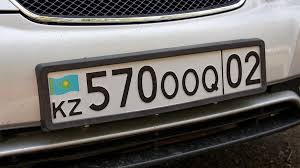
#> input picture cars/1.jpg, 300 x 168 px
$ python main.py
#> lines starting #> are read from the running program, lines starting #| are printed output that depends on the picture
import matplotlib.pyplot as plt
import pytesseract
import cv2
pytesseract.pytesseract.tesseract_cmd = r'C:\Program Files\Tesseract-OCR\tesseract.exe'

def open_img(img_path):
#> called with img_path = 'cars/1.jpg'
    carplate_img = cv2.imread(img_path)
#> carplate_img is the input picture: shape (168, 300, 3); mean B, G, R 101.9, 104.9, 108.1
    carplate_img = cv2.cvtColor(carplate_img, cv2.COLOR_BGR2RGB)
    plt.imshow(carplate_img)
    #plt.show()

    return carplate_img

def carplate_extract(image, carplate_haar_cascade):
    carplate_rects = carplate_haar_cascade.detectMultiScale(image, scaleFactor=1.1, minNeighbors=5) # can be configured
#> carplate_rects = [[46, 44, 221, 74]]

    for x, y, w, h in carplate_rects:
        carplate_img = image[y+10:y+h, x+15:x+w-20] # can be configured
#> this loop made 1 pass
#> pass 1, in carplate_extract, `carplate_img = image[y+10:y+h, x+15:x+w-20]`:
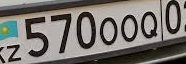
#> carplate_img: shape (64, 186, 3); mean R, G, B 120.5, 116.7, 111.6

    return carplate_img

def enlarge_img(image, scale_percent):
#> called with scale_percent = 150
    width = int(image.shape[1]*scale_percent/100)
#> width = 279
    height = int(image.shape[0] * scale_percent / 100)
#> height = 96
    dim = (width, height)
#> dim = (279, 96)
    plt.axis('off')
    resized_image = cv2.resize(image, dim, interpolation = cv2.INTER_AREA)
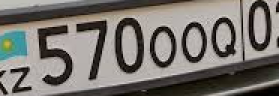
#> resized_image: shape (96, 279, 3); mean R, G, B 120.7, 116.8, 111.7

    return resized_image

def main():
    carplate_img_rgb = open_img(img_path='cars/1.jpg')
    carplate_haar_cascade = cv2.CascadeClassifier('haar_cascades/haarcascade_plate_number.xml')

    carplate_extract_img = carplate_extract(carplate_img_rgb, carplate_haar_cascade)
    carplate_extract_img = enlarge_img(carplate_extract_img,150)
    plt.imshow(carplate_extract_img)
    #plt.show()

    carplate_extract_img_gray = cv2.cvtColor(carplate_extract_img, cv2.COLOR_RGB2GRAY)
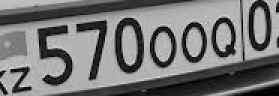
#> carplate_extract_img_gray: shape (96, 279); min 0, max 221, mean 117.3
    plt.axis('off')
    plt.imshow(carplate_extract_img_gray, cmap='gray')
    plt.show()
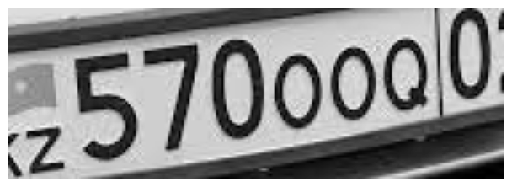
#> figure drawn by matplotlib, 1 panel

    print('Номер авто: ', pytesseract.image_to_string(
        carplate_extract_img_gray,
        config='--psm 6 --oem 3 -c tessedit_char_whitelist=ABCDEFGHIJKLMNOPQRSTUVWXYZ0123456789')
    )
#> (this line was passed over: pytesseract is not available in this run)

if __name__ == '__main__':
    main()
